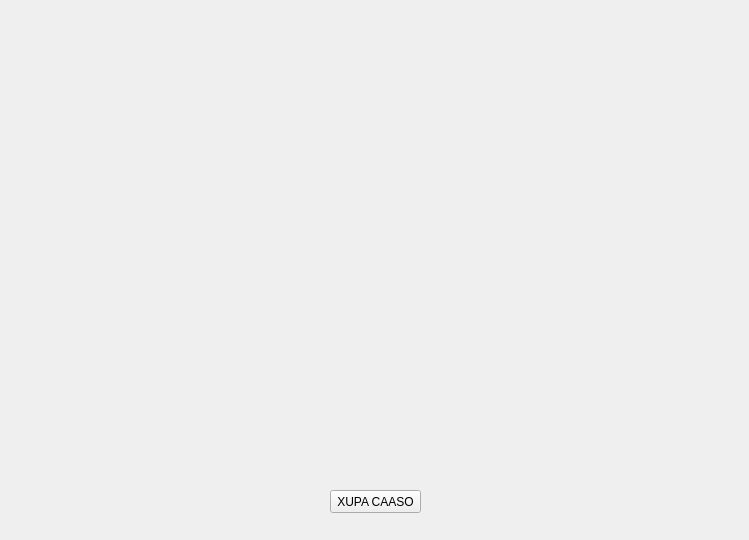
<?xml version="1.0" encoding="UTF-8"?>
<ui version="4.0">
 <class>Certificado</class>
 <widget class="QWidget" name="Certificado">
  <property name="geometry">
   <rect>
    <x>0</x>
    <y>0</y>
    <width>749</width>
    <height>540</height>
   </rect>
  </property>
  <property name="windowTitle">
   <string>Certificado de Engenharia</string>
  </property>
  <property name="windowIcon">
   <iconset>
    <normaloff>Resources/kiwiIcon.png</normaloff>Resources/kiwiIcon.png</iconset>
  </property>
  <widget class="QLabel" name="label">
   <property name="geometry">
    <rect>
     <x>10</x>
     <y>10</y>
     <width>721</width>
     <height>451</height>
    </rect>
   </property>
   <property name="text">
    <string/>
   </property>
   <property name="pixmap">
    <pixmap>Resources/certificado.png</pixmap>
   </property>
  </widget>
  <widget class="QPushButton" name="pushButton">
   <property name="geometry">
    <rect>
     <x>330</x>
     <y>490</y>
     <width>91</width>
     <height>23</height>
    </rect>
   </property>
   <property name="text">
    <string>XUPA CAASO</string>
   </property>
  </widget>
 </widget>
 <resources/>
 <connections/>
</ui>
